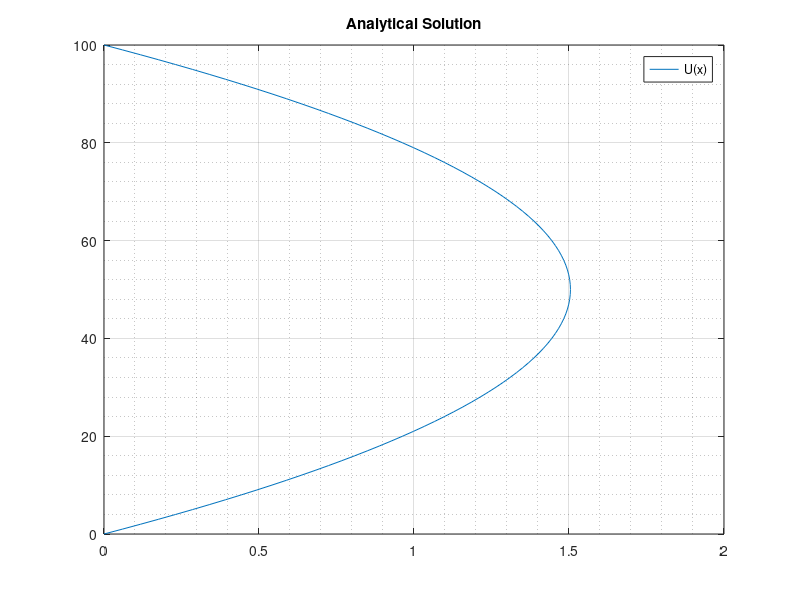

Reproduce this figure in MATLAB.
clear;
clc,

% Geometry parameters
h = 1;

% kinematic viscosity
nue = 1; 

% Pressure gradient
delta_p = -12.037; % define this better

y = (0:0.01:1)'; % column vector
velocity=zeros(101,1); % column vector

% Calculate the velocity
for i = 1:101
    velocity(i) = -( (delta_p)/(2*nue) ) * (h - y(i)) * y(i);
end

% File handling
fileID = fopen('analytical_velo_PF.dat','w');
% fprintf(fileID,'%10s\n','U(y)');
% fprintf(fileID,'%10.8f\n',velocity);
fprintf(fileID,'%5s\t%10s\n','y','U(y)');
for i = 1:101
    fprintf(fileID,'%5.4f\t%10.8f\n',y(i),velocity(i));
end
fclose(fileID);

% plotting
y_axis = linspace(0,100,101);
plot(velocity,y_axis)
grid on
grid minor
legend('U(x)')
title('Analytical Solution')
